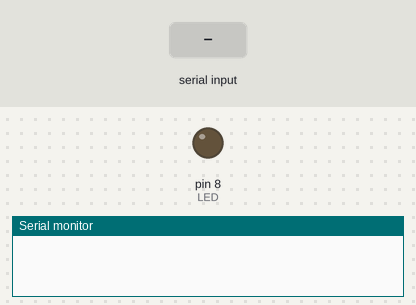
Simulated run of this sketch. Board: Arduino Uno, built with avr-gcc and run on an emulated ATmega328P. On the bench: output pins drawn as LEDs (lit = HIGH), the last lines printed to the serial monitor. Inputs (shaded band) come from the test bench.

Above: at 1.2 s.
1.3 s: "true" received over the second serial link
At 3.5 s:
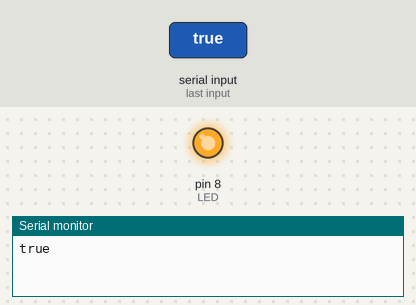
3.8 s: "false" received over the second serial link
At 5.5 s:
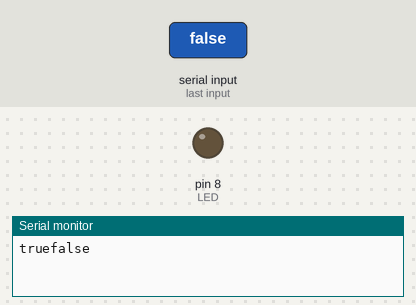
Timing chart, 0 to 7.0 s (numbered marks = the images above; inputs shaded):
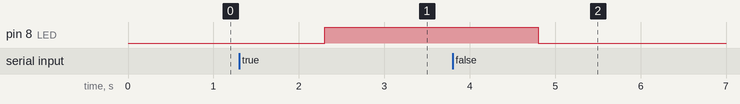

Measured:
- after the input at 1.3 s, pin 8 (LED): LOW → HIGH after 1.0 s
- after the input at 3.8 s, pin 8 (LED): HIGH → LOW after 1.0 s

The sketch:

Arduino_Source_File.ino
```cpp
#include <SoftwareSerial.h>
const byte rxPin = 2;
const byte txPin = 3;
int LED = 8;
String getData;
SoftwareSerial hc06(txPin, rxPin);

void setup(){
  //시리얼 시작
  Serial.begin(9600);
  //블루투스 시리얼 포트 시작
  hc06.begin(9600);
  // LED핀 설정
  pinMode(LED, OUTPUT);
}

void loop(){
  //hc06에서 모니터로 데이터 쓰기
  if (hc06.available()){
    getData = hc06.readString();
    Serial.print(getData);
    if(getData == "true"){
      digitalWrite(LED, HIGH);
    }
    if(getData == "false"){
      digitalWrite(LED, LOW);
    }
  }

  //시리얼 모니터네서 hc06으로 데이터 쓰기
  if (Serial.available()){
    hc06.write(Serial.read());
  }
}

/*
  HC-06의 AT 펌웨어 확인 필수.
  2.0, 3.0 버전의 비트레이트, 시리얼 모니터 지정이 다르다.
  3.0 기준 비트레이트 변경 -> AT+UART=9600,0,0

  이때, AT 명령어를 사용할 때만 Both NL & CR을 사용하자.
  통신 데이터 확인할 때는 No line ending으로 하자.
  시리얼이나 블루투스를 읽어올때 에러난다.
*/
```
